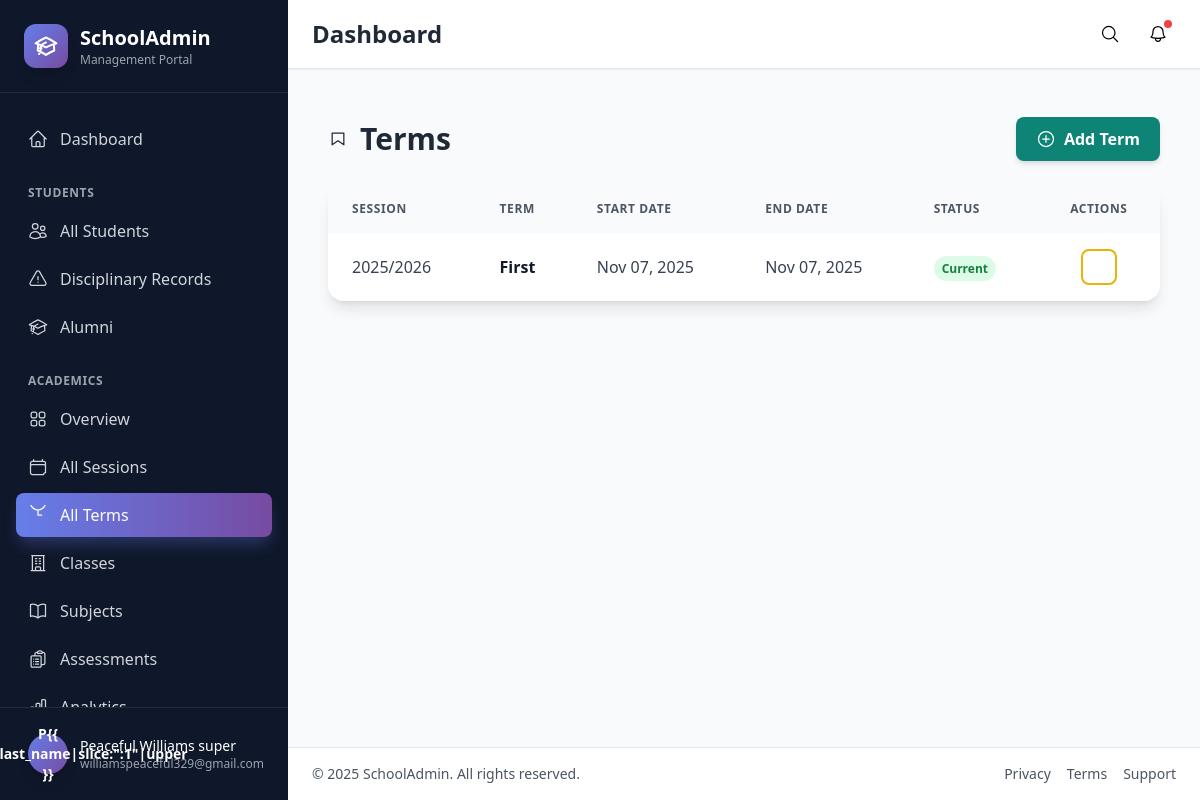
The app's page /academics/terms/ (signed in) with its own data.
### academics/models.py (models this page shows, shortened)
class Term(models.Model):
    TERM_CHOICES = [
        ("First", "First Term"),
        ("Second", "Second Term"),
        ("Third", "Third Term"),
    ]
    session = models.ForeignKey(
        AcademicSession, on_delete=models.CASCADE, related_name="terms"
    )
    name = models.CharField(max_length=20, choices=TERM_CHOICES)
    start_date = models.DateField()
    end_date = models.DateField()
    is_current = models.BooleanField(default=False)
    class Meta:
        unique_together = ["session", "name"]
        ordering = ["-session__start_date", "name"]

class AcademicSession(models.Model):
    name = models.CharField(max_length=100)  # e.g., "2024/2025"
    start_date = models.DateField()
    end_date = models.DateField()
    is_current = models.BooleanField(default=False)
    class Meta:
        ordering = ["-start_date"]

### academics/views.py (the view)
# urls.py: path("terms/", views.term_list, name="term_list"),
@login_required
@user_passes_test(lambda u: u.is_superuser)
def term_list(request):
    terms = Term.objects.all().order_by("-session__start_date", "name")
    return render(request, "academics/term_list.html", {"terms": terms})

### academics/templates/academics/term_list.html (shortened to what this page needs)
{% extends 'records/base.html' %}
{% block content %}
<div class="container mx-auto px-4 py-6">
    <div class="flex flex-col md:flex-row justify-between items-start md:items-center gap-4 mb-6">
        <h2 class="text-2xl md:text-3xl font-bold text-gray-800 flex items-center gap-3">
            <svg xmlns="http://www.w3.org/2000/svg" viewBox="0 0 24 24" fill="none" stroke="currentColor" stroke-width="1.5" class="w-5 h-5 inline-block"><path stroke-linecap="round" stroke-linejoin="round" d="M5 5v14l7-5 7 5V5z"/></svg> Terms
        </h2>
        <a href="{% url 'academics:term_create' %}" class="inline-flex items-center gap-2 px-5 py-2.5 bg-primary-600 text-white font-semibold rounded-lg shadow-md hover:bg-primary-700 hover:shadow-lg hover:-translate-y-0.5 transition-all">
            <svg xmlns="http://www.w3.org/2000/svg" viewBox="0 0 24 24" fill="none" stroke="currentColor" stroke-width="1.5" class="w-5 h-5 inline-block"><circle cx="12" cy="12" r="9"/><path stroke-linecap="round" stroke-linejoin="round" d="M12 8v8M8 12h8"/></svg> Add Term
        </a>
    </div>
    <div class="bg-white rounded-2xl shadow-lg overflow-hidden">
        <div class="overflow-x-auto">
            <table class="w-full">
                <thead class="bg-gray-50">
                    <tr>
                        <th class="px-6 py-4 text-left text-xs font-semibold text-gray-600 uppercase tracking-wider">Session</th>
                        <th class="px-6 py-4 text-left text-xs font-semibold text-gray-600 uppercase tracking-wider">Term</th>
                        <th class="px-6 py-4 text-left text-xs font-semibold text-gray-600 uppercase tracking-wider">Start Date</th>
                        <th class="px-6 py-4 text-left text-xs font-semibold text-gray-600 uppercase tracking-wider">End Date</th>
                        <th class="px-6 py-4 text-left text-xs font-semibold text-gray-600 uppercase tracking-wider">Status</th>
                        <th class="px-6 py-4 text-center text-xs font-semibold text-gray-600 uppercase tracking-wider">Actions</th>
                    </tr>
                </thead>
                <tbody class="bg-white divide-y divide-gray-200">
                    {% for term in terms %}
                    <tr class="hover:bg-gray-50 transition-colors">
                        <td class="px-6 py-4 whitespace-nowrap text-gray-700">{{ term.session.name }}</td>
                        <td class="px-6 py-4 whitespace-nowrap">
                            <span class="font-semibold text-gray-900">{{ term.name }}</span>
                        </td>
                        <td class="px-6 py-4 whitespace-nowrap text-gray-700">{{ term.start_date|date:"M d, Y" }}</td>
                        <td class="px-6 py-4 whitespace-nowrap text-gray-700">{{ term.end_date|date:"M d, Y" }}</td>
                        <td class="px-6 py-4 whitespace-nowrap">
                            {% if term.is_current %}
                            <span class="px-2 py-1 text-xs font-semibold rounded-full bg-green-100 text-green-700">Current</span>
                            {% else %}
                            <span class="px-2 py-1 text-xs font-semibold rounded-full bg-gray-100 text-gray-700">Inactive</span>
                            {% endif %}
                        </td>
                        <td class="px-6 py-4 whitespace-nowrap text-center">
                            <a href="{% url 'academics:term_update' term.pk %}"
                                class="inline-flex items-center justify-center w-9 h-9 border-2 border-yellow-500 text-yellow-600 rounded-lg hover:bg-yellow-50 transition-colors">
                                <svg xmlns="http://www.w3.org/2000/svg" fill="none" viewBox="0 0 24 24" stroke-width="1.5" stroke="currentColor" class="w-5 h-5 inline-block" title="pencil"></svg>
                            </a>
                        </td>
                    </tr>
                    {% endfor %}
                </tbody>
            </table>
        </div>
    </div>
</div>
{% endblock %}

### records/templates/records/base.html (shortened to what this page needs)
<!DOCTYPE html>
<html lang="en" class="h-full">
{% load static %}
<head>
    <script src="https://cdn.tailwindcss.com"></script>
</head>
<body class="h-full bg-gray-50">
    <div class="flex h-full">
        <aside id="sidebar"
            class="fixed inset-y-0 left-0 z-50 w-72 bg-sidebar-bg text-white transform transition-transform duration-300 lg:translate-x-0 -translate-x-full overflow-hidden sidebar-enter {% if 'login' in request.path %}hidden{% endif %}{% block hide_sidebar %}{% endblock %}">
            <div class="flex flex-col h-full">
                <div class="flex items-center gap-3 px-6 py-6 border-b border-gray-700/50">
                    <div class="bg-gradient-to-br from-primary-500 to-secondary-500 p-2.5 rounded-xl shadow-lg">
                    </div>
                    <div>
                        <h1 class="text-xl font-bold">SchoolAdmin</h1>
                        <p class="text-xs text-gray-400">Management Portal</p>
                    </div>
                </div>
                <nav class="flex-1 px-4 py-6 overflow-y-auto">
                    {% if request.user.is_authenticated %}
                    <a href="{% url 'portal:dashboard' %}" class="sidebar-link">
                        <span>Dashboard</span>
                    </a>
                    {% if request.user.is_staff %}
                    {% if not request.user.is_teacher %}
                    <div class="mt-6">
                        <p class="px-3 text-xs font-semibold text-gray-400 uppercase tracking-wider mb-2">Students</p>
                        <a href="{% url 'records:student_list' %}" class="sidebar-link">
                            <span>All Students</span>
                        </a>
                        <a href="{% url 'committee:offense_list' %}" class="sidebar-link">
                            <span>Disciplinary Records</span>
                        </a>
                        {% if request.user.is_superuser %}
                        <a href="{% url 'records:alumni_list' %}" class="sidebar-link">
                            <span>Alumni</span>
                        </a>
                        {% endif %}
                    </div>
                    {% endif %}
                    <div class="mt-6">
                        <p class="px-3 text-xs font-semibold text-gray-400 uppercase tracking-wider mb-2">Academics</p>
                        <a href="{% url 'academics:dashboard' %}" class="sidebar-link">
                            <span>Overview</span>
                        </a>
                        <a href="{% url 'academics:session_list' %}" class="sidebar-link">
                            <span>All Sessions</span>
                        </a>
                        <a href="{% url 'academics:term_list' %}" class="sidebar-link">
                            <svg xmlns="http://www.w3.org/2000/svg" fill="none" viewBox="0 0 24 24" stroke-width="1.5"
                                stroke="currentColor" class="w-5 h-5">
                                <path stroke-linecap="round" stroke-linejoin="round"
                                    d="M12 6v6h4.5m4.5-15a9 9 0 11-18 0 9 9 0 0118 0z" />
                            </svg>
                            <span>All Terms</span>
                        </a>
                        <a href="{% url 'academics:classroom_list' %}" class="sidebar-link">
                            <span>Classes</span>
                        </a>
                        <a href="{% url 'academics:subject_list' %}" class="sidebar-link">
                            <span>Subjects</span>
                        </a>
                        <a href="{% url 'academics:assessment_list' %}" class="sidebar-link">
                            <span>Assessments</span>
                        </a>
                        <a href="{% url 'academics:performance_analytics' %}" class="sidebar-link">
                            <span>Analytics</span>
                        </a>
                    </div>
                    {% endif %}
                    {% endif %}
                </nav>
                <div class="p-4 border-t border-gray-700/50">
                    {% if request.user.is_authenticated %}
                    <div class="relative group">
                        <button
                            class="w-full flex items-center gap-3 px-3 py-2.5 rounded-lg hover:bg-sidebar-hover transition-colors">
                            <div
                                class="w-10 h-10 rounded-full bg-gradient-to-br from-primary-500 to-secondary-500 flex items-center justify-center text-white font-bold text-sm shadow-lg">
                                {{ request.user.first_name|slice:":1"|upper }}{{ request.user.last_name|slice:":1"|upper
                                }}
                            </div>
                            <div class="flex-1 text-left">
                                <p class="font-medium text-sm truncate">{{ request.user.get_full_name }}</p>
                                <p class="text-xs text-gray-400 truncate">{{ request.user.email }}</p>
                            </div>
                        </button>
                    </div>
                    {% endif %}
                </div>
            </div>
        </aside>
        <div class="flex-1 flex flex-col {% block main_margin %}lg:ml-72{% endblock %}">
            <header class="sticky top-0 z-40 bg-white border-b border-gray-200 backdrop-blur-sm bg-white/95 shadow-sm {% block hide_header %}{% endblock %}">
                <div class="flex items-center justify-between px-6 py-4">
                    <h1 class="text-2xl font-bold text-gray-800">{% block page_title %}Dashboard{% endblock %}</h1>
                    <div class="flex items-center gap-3">
                        <button class="p-2 rounded-lg hover:bg-gray-100 transition-colors" title="Search">
                            <svg xmlns="http://www.w3.org/2000/svg" fill="none" viewBox="0 0 24 24" stroke-width="1.5"
                                stroke="currentColor" class="w-5 h-5">
                                <path stroke-linecap="round" stroke-linejoin="round"
                                    d="M21 21l-5.197-5.197m0 0A7.5 7.5 0 105.196 5.196a7.5 7.5 0 0010.607 10.607z" />
                            </svg>
                        </button>
                        <button class="relative p-2 rounded-lg hover:bg-gray-100 transition-colors"
                            title="Notifications">
                            <span class="absolute top-1 right-1 w-2 h-2 bg-red-500 rounded-full"></span>
                        </button>
                    </div>
                </div>
            </header>
                <main class="flex-1 overflow-y-auto p-6 content-fade">
                                {% block content %}{% endblock %}
            </main>
            <footer class="bg-white border-t border-gray-200 px-6 py-4">
                <div class="flex flex-col sm:flex-row items-center justify-between text-sm text-gray-600 gap-2">
                    <p>&copy; {% now "Y" %} SchoolAdmin. All rights reserved.</p>
                    <div class="flex gap-4">
                        <a href="#" class="hover:text-primary-600 transition-colors">Privacy</a>
                        <a href="#" class="hover:text-primary-600 transition-colors">Terms</a>
                        <a href="#" class="hover:text-primary-600 transition-colors">Support</a>
                    </div>
                </div>
            </footer>
        </div>
    </div>
</body>
</html>

### records/templates/records/base.html (style rules this page uses)
.sidebar-enter { animation: slideInLeft 0.3s ease-out; }
.content-fade { animation: fadeIn 0.4s ease-out; }
.sidebar-link { display: flex; align-items: center; gap: 0.75rem; padding: 0.625rem 0.75rem; border-radius: 0.5rem; color: #d1d5db; transition: all 0.2s ease; margin-bottom: 0.25rem; }
.sidebar-link.active { background: linear-gradient(to right, #667eea, #764ba2); color: white; box-shadow: 0 10px 15px -3px rgba(102, 126, 234, 0.3); }

### records on screen
Term: session.name "2025/2026", name "First", start_date "Nov 07, 2025", end_date "Nov 07, 2025", is_current "Current"

### other values on screen
{{ request.user.first_name|slice:":1"|upper }} "P"
{{ request.user.get_full_name }} "Peaceful Williams super"
{{ request.user.email }} "williamspeaceful329@gmail.com"
